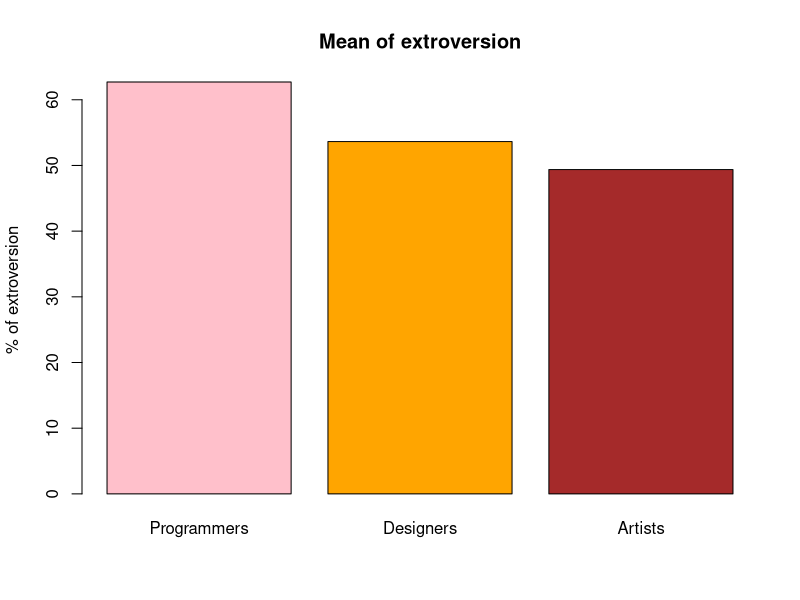

The R source for this figure:
#hello world
class2022 <- read.csv("data.csv", sep=",")
class2022
View(class2022)

class2022 <- class2022[-1, ]

View(class2022)

programmers <- class2022[class2022$Profile == "Programmer", ]
Designers <- class2022[class2022$Profile == "Designer", ]
Artists <- class2022[class2022$Profile == "Artist", ]

meanProgExtrov <- mean(programmers$Extroversion)
meanDesignExtrov <- mean(Designers$Extroversion)
meanArtExtrov <- mean(Artists$Extroversion)

barplot(c(meanProgExtrov, meanDesignExtrov, meanArtExtrov), main = "Mean of extroversion", ylab = "% of extroversion", names.arg = c("Programmers", "Designers", "Artists"), col = c("pink", "orange", "brown"))

mens <- class2022[class2022$Sex..F.M..... == "M", ]
woman  <- class2022[class2022$Sex..F.M..... == "F", ]

mean(mens$Extroversion)
mean(woman$Extroversion)

